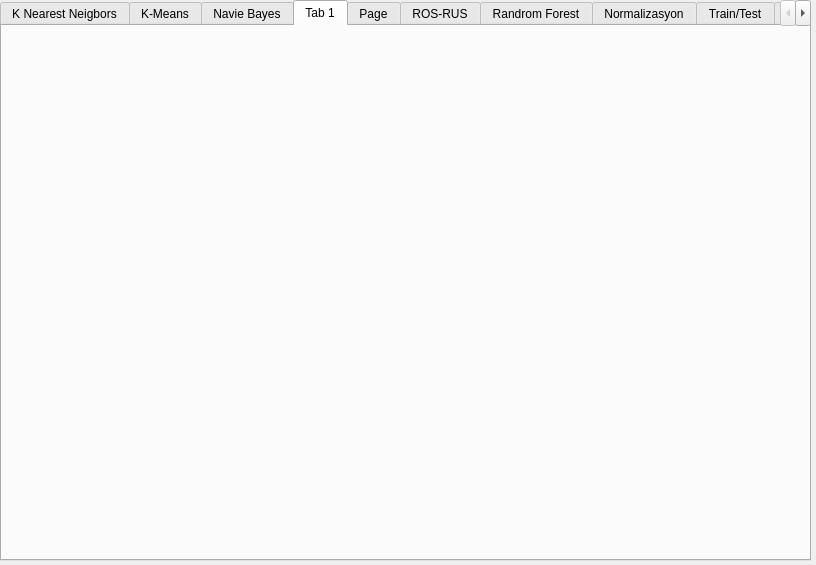
<?xml version="1.0" encoding="UTF-8"?>
<ui version="4.0">
 <class>Dialog</class>
 <widget class="QDialog" name="Dialog">
  <property name="geometry">
   <rect>
    <x>0</x>
    <y>0</y>
    <width>816</width>
    <height>565</height>
   </rect>
  </property>
  <property name="windowTitle">
   <string>Dialog</string>
  </property>
  <widget class="QTabWidget" name="tabWidget">
   <property name="geometry">
    <rect>
     <x>0</x>
     <y>0</y>
     <width>811</width>
     <height>561</height>
    </rect>
   </property>
   <property name="currentIndex">
    <number>3</number>
   </property>
   <widget class="QWidget" name="tab_2">
    <attribute name="title">
     <string>K Nearest Neigbors</string>
    </attribute>
    <widget class="QGroupBox" name="groupBox">
     <property name="geometry">
      <rect>
       <x>0</x>
       <y>0</y>
       <width>781</width>
       <height>561</height>
      </rect>
     </property>
     <property name="title">
      <string>KNN HESAPLAMA</string>
     </property>
     <widget class="QPushButton" name="knn">
      <property name="geometry">
       <rect>
        <x>140</x>
        <y>440</y>
        <width>131</width>
        <height>31</height>
       </rect>
      </property>
      <property name="text">
       <string>KNN_HESAPLA</string>
      </property>
     </widget>
     <widget class="QPushButton" name="dosyayukle_knn">
      <property name="geometry">
       <rect>
        <x>520</x>
        <y>440</y>
        <width>121</width>
        <height>31</height>
       </rect>
      </property>
      <property name="text">
       <string>Verileri Dök</string>
      </property>
     </widget>
     <widget class="QTableWidget" name="table_2">
      <property name="geometry">
       <rect>
        <x>440</x>
        <y>20</y>
        <width>321</width>
        <height>401</height>
       </rect>
      </property>
     </widget>
     <widget class="QGraphicsView" name="graphicsView">
      <property name="geometry">
       <rect>
        <x>0</x>
        <y>20</y>
        <width>401</width>
        <height>401</height>
       </rect>
      </property>
     </widget>
    </widget>
   </widget>
   <widget class="QWidget" name="tab_3">
    <attribute name="title">
     <string>K-Means</string>
    </attribute>
    <widget class="QGroupBox" name="groupBox_3">
     <property name="geometry">
      <rect>
       <x>10</x>
       <y>0</y>
       <width>831</width>
       <height>531</height>
      </rect>
     </property>
     <property name="title">
      <string>K-Means</string>
     </property>
     <widget class="QGraphicsView" name="graphicsView_2">
      <property name="geometry">
       <rect>
        <x>0</x>
        <y>20</y>
        <width>381</width>
        <height>391</height>
       </rect>
      </property>
     </widget>
     <widget class="QGraphicsView" name="graphicsView_3">
      <property name="geometry">
       <rect>
        <x>400</x>
        <y>20</y>
        <width>381</width>
        <height>391</height>
       </rect>
      </property>
     </widget>
     <widget class="QPushButton" name="btn_kmeans">
      <property name="geometry">
       <rect>
        <x>570</x>
        <y>420</y>
        <width>121</width>
        <height>41</height>
       </rect>
      </property>
      <property name="text">
       <string>K Means</string>
      </property>
     </widget>
     <widget class="QPushButton" name="btn_veriler">
      <property name="geometry">
       <rect>
        <x>70</x>
        <y>420</y>
        <width>101</width>
        <height>41</height>
       </rect>
      </property>
      <property name="text">
       <string>Verileri Dök</string>
      </property>
     </widget>
     <widget class="QGroupBox" name="groupBox_4">
      <property name="geometry">
       <rect>
        <x>270</x>
        <y>420</y>
        <width>231</width>
        <height>111</height>
       </rect>
      </property>
      <property name="title">
       <string>Verilerin Merkezi</string>
      </property>
      <widget class="QLabel" name="label_4">
       <property name="geometry">
        <rect>
         <x>20</x>
         <y>10</y>
         <width>101</width>
         <height>61</height>
        </rect>
       </property>
       <property name="text">
        <string>TextLabel</string>
       </property>
      </widget>
     </widget>
    </widget>
   </widget>
   <widget class="QWidget" name="tab_4">
    <attribute name="title">
     <string>Navie Bayes</string>
    </attribute>
    <widget class="QGroupBox" name="groupBox_2">
     <property name="geometry">
      <rect>
       <x>0</x>
       <y>0</y>
       <width>801</width>
       <height>501</height>
      </rect>
     </property>
     <property name="title">
      <string>Navie Bayes</string>
     </property>
     <widget class="QLineEdit" name="lineEdit_3">
      <property name="geometry">
       <rect>
        <x>120</x>
        <y>20</y>
        <width>211</width>
        <height>31</height>
       </rect>
      </property>
     </widget>
     <widget class="QLabel" name="label_2">
      <property name="geometry">
       <rect>
        <x>10</x>
        <y>20</y>
        <width>81</width>
        <height>31</height>
       </rect>
      </property>
      <property name="text">
       <string>Kelime Giriniz:</string>
      </property>
     </widget>
     <widget class="QGroupBox" name="groupBox_5">
      <property name="geometry">
       <rect>
        <x>0</x>
        <y>130</y>
        <width>351</width>
        <height>211</height>
       </rect>
      </property>
      <property name="title">
       <string>Sonuç</string>
      </property>
      <widget class="QLabel" name="label_3">
       <property name="geometry">
        <rect>
         <x>10</x>
         <y>40</y>
         <width>81</width>
         <height>21</height>
        </rect>
       </property>
       <property name="text">
        <string> Kategori:</string>
       </property>
      </widget>
      <widget class="QLabel" name="nb_label">
       <property name="geometry">
        <rect>
         <x>170</x>
         <y>35</y>
         <width>111</width>
         <height>31</height>
        </rect>
       </property>
       <property name="text">
        <string>TextLabel</string>
       </property>
      </widget>
     </widget>
     <widget class="QPushButton" name="nb_bul">
      <property name="geometry">
       <rect>
        <x>1090</x>
        <y>150</y>
        <width>101</width>
        <height>31</height>
       </rect>
      </property>
      <property name="text">
       <string>Bul</string>
      </property>
     </widget>
     <widget class="QPushButton" name="naviebayes">
      <property name="geometry">
       <rect>
        <x>270</x>
        <y>80</y>
        <width>121</width>
        <height>23</height>
       </rect>
      </property>
      <property name="text">
       <string>Navie Bayes</string>
      </property>
     </widget>
    </widget>
   </widget>
   <widget class="QWidget" name="widget">
    <attribute name="title">
     <string>Tab 1</string>
    </attribute>
   </widget>
   <widget class="QWidget" name="tab_5">
    <attribute name="title">
     <string>Page</string>
    </attribute>
   </widget>
   <widget class="QWidget" name="tab_7">
    <attribute name="title">
     <string>ROS-RUS</string>
    </attribute>
    <widget class="QGroupBox" name="groupBox_14">
     <property name="geometry">
      <rect>
       <x>0</x>
       <y>0</y>
       <width>401</width>
       <height>531</height>
      </rect>
     </property>
     <property name="title">
      <string>Dengelenmemiş Veriler</string>
     </property>
     <widget class="QGraphicsView" name="graphicsView_4">
      <property name="geometry">
       <rect>
        <x>0</x>
        <y>20</y>
        <width>391</width>
        <height>361</height>
       </rect>
      </property>
     </widget>
     <widget class="QGroupBox" name="groupBox_16">
      <property name="geometry">
       <rect>
        <x>0</x>
        <y>390</y>
        <width>391</width>
        <height>131</height>
       </rect>
      </property>
      <property name="title">
       <string>İşlemleri Gerçekleştir</string>
      </property>
      <widget class="QPushButton" name="btnros">
       <property name="geometry">
        <rect>
         <x>90</x>
         <y>30</y>
         <width>161</width>
         <height>23</height>
        </rect>
       </property>
       <property name="text">
        <string>ROS ile Dengele</string>
       </property>
      </widget>
      <widget class="QPushButton" name="pushButton_5">
       <property name="geometry">
        <rect>
         <x>90</x>
         <y>60</y>
         <width>161</width>
         <height>23</height>
        </rect>
       </property>
       <property name="text">
        <string>RUS ile Dengele</string>
       </property>
      </widget>
      <widget class="QPushButton" name="btndengelenmemis">
       <property name="geometry">
        <rect>
         <x>90</x>
         <y>90</y>
         <width>161</width>
         <height>23</height>
        </rect>
       </property>
       <property name="text">
        <string>Dengelenmemis Veriler</string>
       </property>
      </widget>
     </widget>
    </widget>
    <widget class="QGroupBox" name="groupBox_15">
     <property name="geometry">
      <rect>
       <x>400</x>
       <y>0</y>
       <width>401</width>
       <height>531</height>
      </rect>
     </property>
     <property name="title">
      <string>Dengelenmiş Veriler</string>
     </property>
     <widget class="QGraphicsView" name="rus">
      <property name="geometry">
       <rect>
        <x>10</x>
        <y>40</y>
        <width>381</width>
        <height>241</height>
       </rect>
      </property>
     </widget>
     <widget class="QGraphicsView" name="ros">
      <property name="geometry">
       <rect>
        <x>10</x>
        <y>310</y>
        <width>391</width>
        <height>211</height>
       </rect>
      </property>
     </widget>
     <widget class="QLabel" name="label_10">
      <property name="geometry">
       <rect>
        <x>110</x>
        <y>290</y>
        <width>191</width>
        <height>16</height>
       </rect>
      </property>
      <property name="text">
       <string>&lt;html&gt;&lt;head/&gt;&lt;body&gt;&lt;p&gt;&lt;span style=&quot; color:#aa007f;&quot;&gt;Random Over Sampling&lt;/span&gt;&lt;/p&gt;&lt;/body&gt;&lt;/html&gt;</string>
      </property>
     </widget>
     <widget class="QLabel" name="label_9">
      <property name="geometry">
       <rect>
        <x>110</x>
        <y>20</y>
        <width>141</width>
        <height>16</height>
       </rect>
      </property>
      <property name="text">
       <string>&lt;html&gt;&lt;head/&gt;&lt;body&gt;&lt;p&gt;&lt;span style=&quot; color:#aa007f;&quot;&gt;Random Under Sampling&lt;/span&gt;&lt;/p&gt;&lt;/body&gt;&lt;/html&gt;</string>
      </property>
     </widget>
    </widget>
   </widget>
   <widget class="QWidget" name="tab">
    <attribute name="title">
     <string>Randrom Forest</string>
    </attribute>
    <widget class="QGroupBox" name="groupBox_6">
     <property name="geometry">
      <rect>
       <x>0</x>
       <y>0</y>
       <width>791</width>
       <height>531</height>
      </rect>
     </property>
     <property name="font">
      <font>
       <pointsize>10</pointsize>
      </font>
     </property>
     <property name="title">
      <string>Veriler</string>
     </property>
     <widget class="QTableWidget" name="tabloveriler">
      <property name="geometry">
       <rect>
        <x>0</x>
        <y>20</y>
        <width>431</width>
        <height>321</height>
       </rect>
      </property>
     </widget>
     <widget class="QGroupBox" name="groupBox_7">
      <property name="geometry">
       <rect>
        <x>440</x>
        <y>10</y>
        <width>381</width>
        <height>241</height>
       </rect>
      </property>
      <property name="title">
       <string>Train Veriler</string>
      </property>
      <widget class="QTableWidget" name="trainveriler">
       <property name="geometry">
        <rect>
         <x>10</x>
         <y>20</y>
         <width>331</width>
         <height>211</height>
        </rect>
       </property>
      </widget>
     </widget>
     <widget class="QGroupBox" name="groupBox_8">
      <property name="geometry">
       <rect>
        <x>0</x>
        <y>350</y>
        <width>431</width>
        <height>171</height>
       </rect>
      </property>
      <property name="title">
       <string>İşlemi yap</string>
      </property>
      <widget class="QPushButton" name="dosyarandom">
       <property name="geometry">
        <rect>
         <x>0</x>
         <y>30</y>
         <width>101</width>
         <height>31</height>
        </rect>
       </property>
       <property name="text">
        <string>Dosya Yükle</string>
       </property>
      </widget>
      <widget class="QLabel" name="label_5">
       <property name="geometry">
        <rect>
         <x>30</x>
         <y>120</y>
         <width>161</width>
         <height>16</height>
        </rect>
       </property>
       <property name="palette">
        <palette>
         <active>
          <colorrole role="Text">
           <brush brushstyle="SolidPattern">
            <color alpha="255">
             <red>255</red>
             <green>0</green>
             <blue>0</blue>
            </color>
           </brush>
          </colorrole>
         </active>
         <inactive>
          <colorrole role="Text">
           <brush brushstyle="SolidPattern">
            <color alpha="255">
             <red>255</red>
             <green>0</green>
             <blue>0</blue>
            </color>
           </brush>
          </colorrole>
         </inactive>
         <disabled>
          <colorrole role="Text">
           <brush brushstyle="SolidPattern">
            <color alpha="255">
             <red>120</red>
             <green>120</green>
             <blue>120</blue>
            </color>
           </brush>
          </colorrole>
         </disabled>
        </palette>
       </property>
       <property name="text">
        <string>Random Forest Başarısı:</string>
       </property>
      </widget>
      <widget class="QLabel" name="label_6">
       <property name="geometry">
        <rect>
         <x>220</x>
         <y>120</y>
         <width>191</width>
         <height>20</height>
        </rect>
       </property>
       <property name="palette">
        <palette>
         <active>
          <colorrole role="Text">
           <brush brushstyle="SolidPattern">
            <color alpha="255">
             <red>255</red>
             <green>0</green>
             <blue>0</blue>
            </color>
           </brush>
          </colorrole>
         </active>
         <inactive>
          <colorrole role="Text">
           <brush brushstyle="SolidPattern">
            <color alpha="255">
             <red>255</red>
             <green>0</green>
             <blue>0</blue>
            </color>
           </brush>
          </colorrole>
         </inactive>
         <disabled>
          <colorrole role="Text">
           <brush brushstyle="SolidPattern">
            <color alpha="255">
             <red>120</red>
             <green>120</green>
             <blue>120</blue>
            </color>
           </brush>
          </colorrole>
         </disabled>
        </palette>
       </property>
       <property name="text">
        <string>TextLabel</string>
       </property>
      </widget>
      <widget class="QPushButton" name="btn_traintest">
       <property name="geometry">
        <rect>
         <x>110</x>
         <y>30</y>
         <width>101</width>
         <height>31</height>
        </rect>
       </property>
       <property name="text">
        <string>Train and Test</string>
       </property>
      </widget>
      <widget class="QPushButton" name="randomforest">
       <property name="geometry">
        <rect>
         <x>220</x>
         <y>30</y>
         <width>91</width>
         <height>31</height>
        </rect>
       </property>
       <property name="text">
        <string>Sonuç</string>
       </property>
      </widget>
     </widget>
     <widget class="QGroupBox" name="groupBox_9">
      <property name="geometry">
       <rect>
        <x>440</x>
        <y>260</y>
        <width>381</width>
        <height>261</height>
       </rect>
      </property>
      <property name="title">
       <string> Test Veriler</string>
      </property>
      <widget class="QTableWidget" name="testveriler">
       <property name="geometry">
        <rect>
         <x>10</x>
         <y>20</y>
         <width>331</width>
         <height>241</height>
        </rect>
       </property>
      </widget>
     </widget>
    </widget>
   </widget>
   <widget class="QWidget" name="tab_6">
    <attribute name="title">
     <string>Normalizasyon</string>
    </attribute>
    <widget class="QGroupBox" name="groupBox_10">
     <property name="geometry">
      <rect>
       <x>0</x>
       <y>0</y>
       <width>791</width>
       <height>341</height>
      </rect>
     </property>
     <property name="title">
      <string>Veriler</string>
     </property>
     <widget class="QTableWidget" name="tablonormalize">
      <property name="geometry">
       <rect>
        <x>0</x>
        <y>20</y>
        <width>791</width>
        <height>291</height>
       </rect>
      </property>
     </widget>
    </widget>
    <widget class="QComboBox" name="normalizetest">
     <property name="geometry">
      <rect>
       <x>290</x>
       <y>440</y>
       <width>171</width>
       <height>31</height>
      </rect>
     </property>
    </widget>
    <widget class="QPushButton" name="normalizeyukle">
     <property name="geometry">
      <rect>
       <x>290</x>
       <y>370</y>
       <width>171</width>
       <height>41</height>
      </rect>
     </property>
     <property name="text">
      <string>Verileri Yükle</string>
     </property>
    </widget>
   </widget>
   <widget class="QWidget" name="tab_8">
    <attribute name="title">
     <string>Train/Test</string>
    </attribute>
    <widget class="QGroupBox" name="groupBox_11">
     <property name="geometry">
      <rect>
       <x>370</x>
       <y>10</y>
       <width>421</width>
       <height>261</height>
      </rect>
     </property>
     <property name="title">
      <string>Train Veriler</string>
     </property>
     <widget class="QTableWidget" name="normaltrain">
      <property name="geometry">
       <rect>
        <x>10</x>
        <y>20</y>
        <width>411</width>
        <height>221</height>
       </rect>
      </property>
     </widget>
    </widget>
    <widget class="QGroupBox" name="groupBox_13">
     <property name="geometry">
      <rect>
       <x>370</x>
       <y>280</y>
       <width>431</width>
       <height>251</height>
      </rect>
     </property>
     <property name="title">
      <string>Test Veriler</string>
     </property>
     <widget class="QTableWidget" name="normaltest">
      <property name="geometry">
       <rect>
        <x>10</x>
        <y>20</y>
        <width>411</width>
        <height>221</height>
       </rect>
      </property>
     </widget>
    </widget>
    <widget class="QGroupBox" name="groupBox_17">
     <property name="geometry">
      <rect>
       <x>0</x>
       <y>0</y>
       <width>371</width>
       <height>381</height>
      </rect>
     </property>
     <property name="title">
      <string>Veriler</string>
     </property>
     <widget class="QTableWidget" name="tableWidget">
      <property name="geometry">
       <rect>
        <x>0</x>
        <y>20</y>
        <width>361</width>
        <height>351</height>
       </rect>
      </property>
     </widget>
    </widget>
    <widget class="QGroupBox" name="groupBox_18">
     <property name="geometry">
      <rect>
       <x>0</x>
       <y>400</y>
       <width>371</width>
       <height>131</height>
      </rect>
     </property>
     <property name="title">
      <string>İşlemler</string>
     </property>
     <widget class="QPushButton" name="btnveridok">
      <property name="geometry">
       <rect>
        <x>20</x>
        <y>30</y>
        <width>111</width>
        <height>21</height>
       </rect>
      </property>
      <property name="text">
       <string>Verileri Dök</string>
      </property>
     </widget>
     <widget class="QPushButton" name="traintest">
      <property name="geometry">
       <rect>
        <x>20</x>
        <y>60</y>
        <width>101</width>
        <height>31</height>
       </rect>
      </property>
      <property name="text">
       <string>Train/Test</string>
      </property>
     </widget>
     <widget class="QLineEdit" name="lineEdit_4">
      <property name="geometry">
       <rect>
        <x>190</x>
        <y>40</y>
        <width>141</width>
        <height>20</height>
       </rect>
      </property>
     </widget>
    </widget>
   </widget>
   <widget class="QWidget" name="tab_9">
    <attribute name="title">
     <string>PARKİNSON</string>
    </attribute>
    <widget class="QGroupBox" name="groupBox_12">
     <property name="geometry">
      <rect>
       <x>0</x>
       <y>0</y>
       <width>321</width>
       <height>411</height>
      </rect>
     </property>
     <property name="title">
      <string>GroupBox</string>
     </property>
     <widget class="QTableWidget" name="tableWidget_2">
      <property name="geometry">
       <rect>
        <x>0</x>
        <y>20</y>
        <width>311</width>
        <height>381</height>
       </rect>
      </property>
     </widget>
    </widget>
    <widget class="QPushButton" name="btnhw_veriler">
     <property name="geometry">
      <rect>
       <x>620</x>
       <y>70</y>
       <width>161</width>
       <height>23</height>
      </rect>
     </property>
     <property name="text">
      <string>hw_dataset</string>
     </property>
    </widget>
    <widget class="QTableWidget" name="tableWidget_3">
     <property name="geometry">
      <rect>
       <x>320</x>
       <y>10</y>
       <width>291</width>
       <height>391</height>
      </rect>
     </property>
    </widget>
    <widget class="QPushButton" name="pushButton_4">
     <property name="geometry">
      <rect>
       <x>620</x>
       <y>100</y>
       <width>161</width>
       <height>23</height>
      </rect>
     </property>
     <property name="text">
      <string>nw_dataset</string>
     </property>
    </widget>
    <widget class="QGroupBox" name="groupBox_19">
     <property name="geometry">
      <rect>
       <x>20</x>
       <y>410</y>
       <width>761</width>
       <height>111</height>
      </rect>
     </property>
     <property name="title">
      <string>GroupBox</string>
     </property>
     <widget class="QLabel" name="label_7">
      <property name="geometry">
       <rect>
        <x>40</x>
        <y>20</y>
        <width>46</width>
        <height>13</height>
       </rect>
      </property>
      <property name="text">
       <string>TextLabel</string>
      </property>
     </widget>
     <widget class="QLabel" name="label_8">
      <property name="geometry">
       <rect>
        <x>40</x>
        <y>40</y>
        <width>46</width>
        <height>13</height>
       </rect>
      </property>
      <property name="text">
       <string>TextLabel</string>
      </property>
     </widget>
     <widget class="QLabel" name="label_11">
      <property name="geometry">
       <rect>
        <x>40</x>
        <y>60</y>
        <width>46</width>
        <height>13</height>
       </rect>
      </property>
      <property name="text">
       <string>TextLabel</string>
      </property>
     </widget>
     <widget class="QLabel" name="label_12">
      <property name="geometry">
       <rect>
        <x>40</x>
        <y>80</y>
        <width>46</width>
        <height>13</height>
       </rect>
      </property>
      <property name="text">
       <string>TextLabel</string>
      </property>
     </widget>
     <widget class="QLabel" name="label_13">
      <property name="geometry">
       <rect>
        <x>360</x>
        <y>10</y>
        <width>46</width>
        <height>13</height>
       </rect>
      </property>
      <property name="text">
       <string>TextLabel</string>
      </property>
     </widget>
     <widget class="QLabel" name="label_14">
      <property name="geometry">
       <rect>
        <x>360</x>
        <y>30</y>
        <width>46</width>
        <height>13</height>
       </rect>
      </property>
      <property name="text">
       <string>TextLabel</string>
      </property>
     </widget>
     <widget class="QLabel" name="label_15">
      <property name="geometry">
       <rect>
        <x>360</x>
        <y>50</y>
        <width>46</width>
        <height>13</height>
       </rect>
      </property>
      <property name="text">
       <string>TextLabel</string>
      </property>
     </widget>
     <widget class="QLabel" name="label_16">
      <property name="geometry">
       <rect>
        <x>360</x>
        <y>70</y>
        <width>46</width>
        <height>16</height>
       </rect>
      </property>
      <property name="text">
       <string>TextLabel</string>
      </property>
     </widget>
    </widget>
   </widget>
  </widget>
 </widget>
 <resources/>
 <connections/>
</ui>
